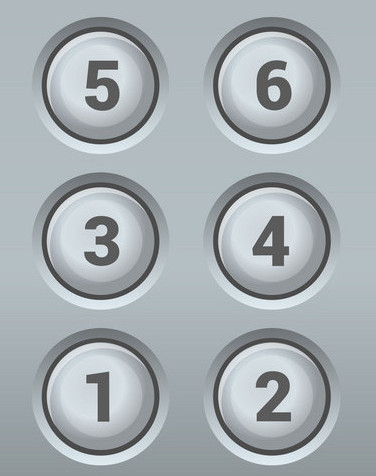
#> input picture el.jpg, 376 x 476 px
$ jupyter execute --allow-errors buttonrecognition.ipynb   (Python 2 division)   (older library calls are emulated)
#> lines starting #> are read from the running program, lines starting #| are printed output that depends on the picture; after the words box and inside, x2 and y2 are one past the last pixel; in counts of white or black regions, pixels touching at a corner belong together
[cell 1]
import cv2
import numpy as np
import pytesseract as pt

[cell 2]
image = cv2.imread('el.jpg')
#> image is the input picture: shape (476, 376, 3); mean B, G, R 178.3, 174.1, 166.3

gray = cv2.cvtColor(image,cv2.COLOR_BGR2GRAY)
#cv2.imshow('gray', gray)
#cv2.waitKey(0)
#binary
ret,thresh = cv2.threshold(gray,127,255,cv2.THRESH_BINARY_INV)
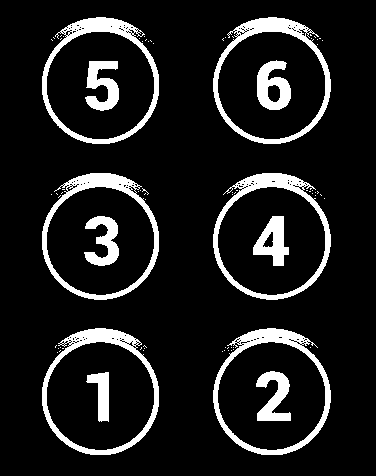
#> thresh: shape (476, 376); 11.6% white; 77 white regions (65 under 20 px)
#cv2.imshow('second', thresh)
#cv2.waitKey(0)
kernel = np.ones((10,15), np.uint8)

[cell 3]
#find contours
#ctrs, hier = cv2.findContours(img_dilation.copy(), cv2.RETR_EXTERNAL, cv2.CHAIN_APPROX_SIMPLE)
_,ctrs, hier = cv2.findContours(thresh.copy(), cv2.RETR_EXTERNAL, cv2.CHAIN_APPROX_SIMPLE)
#> ctrs = 71 contours, 65 with area under 20; largest, box (x1, y1, x2, y2) and area: (42, 17, 159, 144) 11459, (42, 328, 159, 455) 11456, (213, 17, 331, 144) 11456, (42, 173, 159, 300) 11434, (213, 173, 331, 300) 11421, (213, 328, 331, 455) 11413
#sort contours
sorted_ctrs = sorted(ctrs, key=lambda ctr: cv2.boundingRect(ctr)[0])
#> sorted_ctrs has the same summary as ctrs

#> (a cell that did not finish here is left out)

[cell 5]
cv2.imshow('marked areas',image)
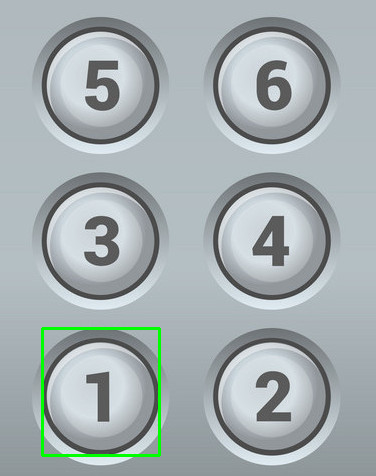
#> window 'marked areas': shape (476, 376, 3); mean B, G, R 176.8, 174.7, 165
cv2.imwrite('result.png',image)
cv2.waitKey(0)
